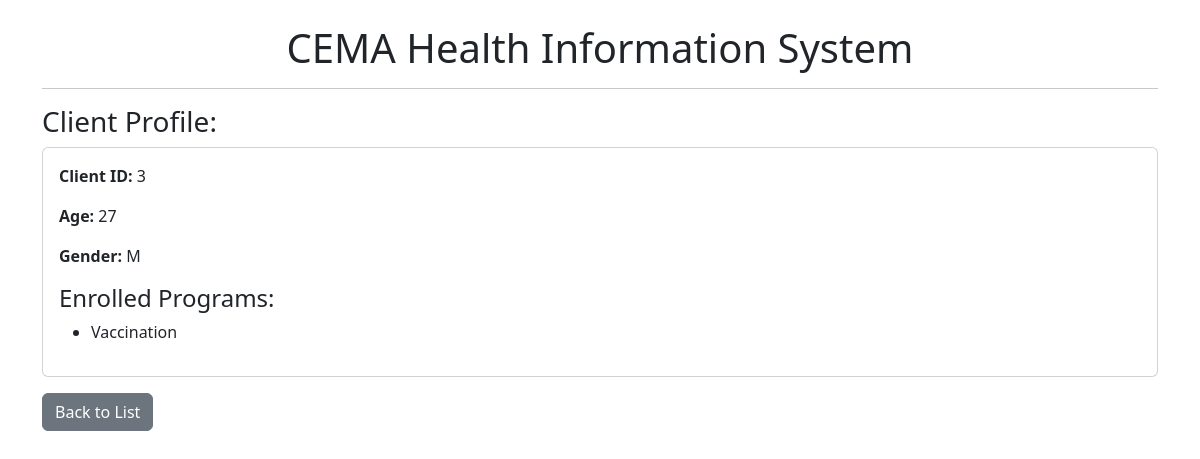
The app's page /clients/3/ with its own data.
### clients/models.py (models this page shows, shortened)
class Client(models.Model):
    GENDER_CHOICES = [
        ('M', 'Male'),
        ('F', 'Female'),
        ('O', 'Other'),
    ]
    full_name = models.CharField(max_length=100)
    age = models.PositiveIntegerField()
    gender = models.CharField(max_length=1, choices=GENDER_CHOICES)
    contact_info = models.CharField(max_length=255)

class Enrollment(models.Model):
    client = models.ForeignKey(Client, on_delete=models.CASCADE, related_name='enrollments')
    program = models.ForeignKey(Program, on_delete=models.CASCADE)
    date_enrolled = models.DateField(auto_now_add=True)

### programs/models.py (models this page shows, shortened)
class Program(models.Model):
    name = models.CharField(max_length=100)
    description = models.TextField()
    start_date = models.DateField(default='2025-01-01')
    end_date = models.DateField(default='2026-01-01')

### clients/views.py (the view)
# urls.py: path('<int:client_id>/', client_profile, name='client-profile'),
def client_profile(request, client_id):
    client = get_object_or_404(Client, id=client_id)
    enrollments = client.enrollments.all()
    return render(request, 'clients/client_profile.html', {'client': client, 'enrollments': enrollments})

### templates/clients/client_profile.html (shortened to what this page needs)
{% extends 'base.html' %}
{% block content %}
<h3>Client Profile: {{ client.name }}</h3>
<div class="card">
  <div class="card-body">
    <p><strong>Client ID:</strong> {{ client.id }}</p>
    <p><strong>Age:</strong> {{ client.age }}</p>
    <p><strong>Gender:</strong> {{ client.gender }}</p>
    <h4>Enrolled Programs:</h4>
    <ul>
      {% for enrollment in enrollments %}
        <li>{{ enrollment.program.name }}</li>
      {% empty %}
        <li>No programs enrolled.</li>
      {% endfor %}
    </ul>
  </div>
</div>
<a href="{% url 'client-list' %}" class="btn btn-secondary mt-3">Back to List</a>
{% endblock %}

### records on screen
Client: id "3", age "27", gender "M"
Enrollment: program.name "Vaccination"
